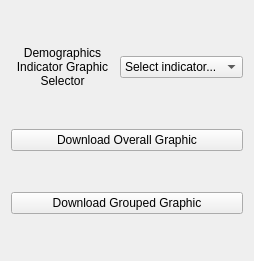
              <widget class="QWidget" name="layoutWidget">
               <property name="geometry">
                <rect>
                 <x>0</x>
                 <y>380</y>
                 <width>254</width>
                 <height>261</height>
                </rect>
               </property>
               <layout class="QVBoxLayout" name="verticalLayout_5">
                <item>
                 <layout class="QHBoxLayout" name="horizontalLayout_14">
                  <item>
                   <widget class="QLabel" name="analysis_demo_indicator_select_label">
                    <property name="text">
                     <string>Demographics Indicator Graphic Selector</string>
                    </property>
                    <property name="alignment">
                     <set>Qt::AlignCenter</set>
                    </property>
                    <property name="wordWrap">
                     <bool>true</bool>
                    </property>
                   </widget>
                  </item>
                  <item>
                   <widget class="QComboBox" name="analysis_demo_indicator_select_input">
                    <item>
                     <property name="text">
                      <string>Select indicator...</string>
                     </property>
                    </item>
                   </widget>
                  </item>
                 </layout>
                </item>
                <item>
                 <widget class="QPushButton" name="analysis_demo_download_graphic_overall">
                  <property name="text">
                   <string>Download Overall Graphic</string>
                  </property>
                 </widget>
                </item>
                <item>
                 <widget class="QPushButton" name="analysis_demo_download_graphic_agg">
                  <property name="text">
                   <string>Download Grouped Graphic</string>
                  </property>
                 </widget>
                </item>
               </layout>
              </widget>
